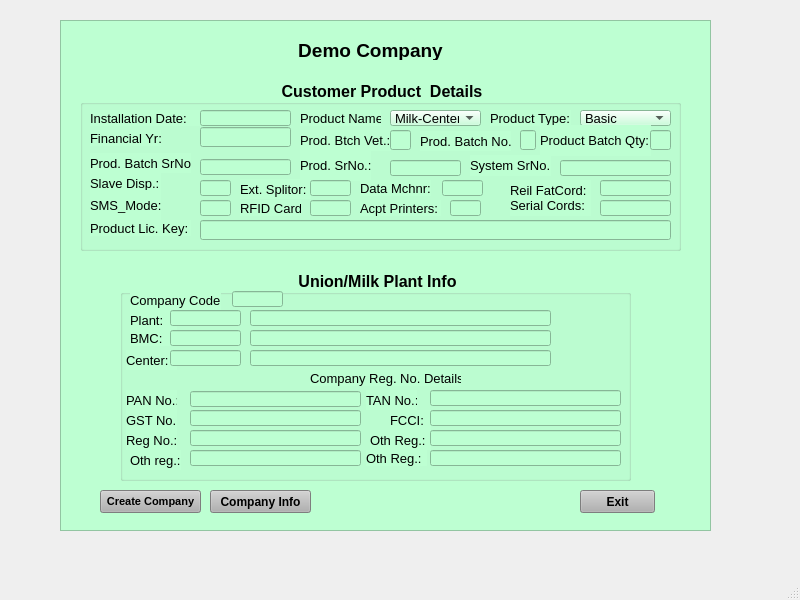
<?xml version="1.0" encoding="UTF-8"?>
<ui version="4.0">
 <class>MainWindow</class>
 <widget class="QMainWindow" name="MainWindow">
  <property name="geometry">
   <rect>
    <x>0</x>
    <y>0</y>
    <width>800</width>
    <height>600</height>
   </rect>
  </property>
  <property name="windowTitle">
   <string>MainWindow</string>
  </property>
  <widget class="QWidget" name="centralwidget">
   <widget class="QFrame" name="frame">
    <property name="geometry">
     <rect>
      <x>60</x>
      <y>20</y>
      <width>651</width>
      <height>511</height>
     </rect>
    </property>
    <property name="autoFillBackground">
     <bool>false</bool>
    </property>
    <property name="styleSheet">
     <string notr="true">background-color: rgb(121, 191, 156);
background-color: rgb(189, 255, 210);</string>
    </property>
    <property name="frameShape">
     <enum>QFrame::StyledPanel</enum>
    </property>
    <property name="frameShadow">
     <enum>QFrame::Raised</enum>
    </property>
    <widget class="QGroupBox" name="groupBox">
     <property name="geometry">
      <rect>
       <x>20</x>
       <y>60</y>
       <width>601</width>
       <height>171</height>
      </rect>
     </property>
     <property name="font">
      <font>
       <pointsize>12</pointsize>
       <weight>75</weight>
       <bold>true</bold>
      </font>
     </property>
     <property name="title">
      <string>Customer Product  Details</string>
     </property>
     <property name="alignment">
      <set>Qt::AlignCenter</set>
     </property>
     <widget class="QLabel" name="Install_date">
      <property name="geometry">
       <rect>
        <x>10</x>
        <y>30</y>
        <width>131</width>
        <height>16</height>
       </rect>
      </property>
      <property name="font">
       <font>
        <pointsize>10</pointsize>
       </font>
      </property>
      <property name="text">
       <string>Installation Date:</string>
      </property>
     </widget>
     <widget class="QLabel" name="Financialyr">
      <property name="geometry">
       <rect>
        <x>10</x>
        <y>50</y>
        <width>71</width>
        <height>16</height>
       </rect>
      </property>
      <property name="font">
       <font>
        <pointsize>10</pointsize>
       </font>
      </property>
      <property name="text">
       <string>Financial Yr:</string>
      </property>
     </widget>
     <widget class="QLabel" name="ProdBatchSrno">
      <property name="geometry">
       <rect>
        <x>10</x>
        <y>73</y>
        <width>101</width>
        <height>20</height>
       </rect>
      </property>
      <property name="font">
       <font>
        <pointsize>10</pointsize>
       </font>
      </property>
      <property name="text">
       <string>Prod. Batch SrNo.:</string>
      </property>
     </widget>
     <widget class="QLabel" name="SlaveDisp">
      <property name="geometry">
       <rect>
        <x>10</x>
        <y>93</y>
        <width>71</width>
        <height>20</height>
       </rect>
      </property>
      <property name="font">
       <font>
        <pointsize>10</pointsize>
       </font>
      </property>
      <property name="text">
       <string>Slave Disp.:</string>
      </property>
     </widget>
     <widget class="QLabel" name="SMSmode">
      <property name="geometry">
       <rect>
        <x>10</x>
        <y>110</y>
        <width>71</width>
        <height>31</height>
       </rect>
      </property>
      <property name="font">
       <font>
        <pointsize>10</pointsize>
       </font>
      </property>
      <property name="text">
       <string>SMS_Mode:</string>
      </property>
     </widget>
     <widget class="QLabel" name="ProdLicKey">
      <property name="geometry">
       <rect>
        <x>10</x>
        <y>140</y>
        <width>101</width>
        <height>16</height>
       </rect>
      </property>
      <property name="font">
       <font>
        <pointsize>10</pointsize>
       </font>
      </property>
      <property name="text">
       <string>Product Lic. Key:</string>
      </property>
     </widget>
     <widget class="QLineEdit" name="Inst_Date_text">
      <property name="geometry">
       <rect>
        <x>120</x>
        <y>30</y>
        <width>91</width>
        <height>16</height>
       </rect>
      </property>
      <property name="font">
       <font>
        <pointsize>8</pointsize>
       </font>
      </property>
      <property name="frame">
       <bool>true</bool>
      </property>
     </widget>
     <widget class="QLineEdit" name="Financial_yr_text">
      <property name="geometry">
       <rect>
        <x>120</x>
        <y>47</y>
        <width>91</width>
        <height>20</height>
       </rect>
      </property>
      <property name="font">
       <font>
        <pointsize>8</pointsize>
       </font>
      </property>
     </widget>
     <widget class="QLineEdit" name="Prod_Batch_srno_text">
      <property name="geometry">
       <rect>
        <x>120</x>
        <y>79</y>
        <width>91</width>
        <height>16</height>
       </rect>
      </property>
      <property name="font">
       <font>
        <pointsize>8</pointsize>
       </font>
      </property>
     </widget>
     <widget class="QLineEdit" name="SlaveDisp_text">
      <property name="geometry">
       <rect>
        <x>120</x>
        <y>100</y>
        <width>31</width>
        <height>16</height>
       </rect>
      </property>
     </widget>
     <widget class="QLineEdit" name="SMS_Mode_Text">
      <property name="geometry">
       <rect>
        <x>120</x>
        <y>120</y>
        <width>31</width>
        <height>16</height>
       </rect>
      </property>
     </widget>
     <widget class="QLineEdit" name="Prod_Lic_Key_text">
      <property name="geometry">
       <rect>
        <x>120</x>
        <y>140</y>
        <width>471</width>
        <height>20</height>
       </rect>
      </property>
     </widget>
     <widget class="QLabel" name="ProdName">
      <property name="geometry">
       <rect>
        <x>220</x>
        <y>30</y>
        <width>81</width>
        <height>16</height>
       </rect>
      </property>
      <property name="font">
       <font>
        <pointsize>10</pointsize>
       </font>
      </property>
      <property name="text">
       <string>Product Name:</string>
      </property>
     </widget>
     <widget class="QLabel" name="ProdBatchVet">
      <property name="geometry">
       <rect>
        <x>220</x>
        <y>50</y>
        <width>91</width>
        <height>21</height>
       </rect>
      </property>
      <property name="font">
       <font>
        <pointsize>10</pointsize>
       </font>
      </property>
      <property name="text">
       <string>Prod. Btch Vet.:</string>
      </property>
     </widget>
     <widget class="QLabel" name="ProdSrNo">
      <property name="geometry">
       <rect>
        <x>220</x>
        <y>70</y>
        <width>71</width>
        <height>31</height>
       </rect>
      </property>
      <property name="font">
       <font>
        <pointsize>10</pointsize>
       </font>
      </property>
      <property name="text">
       <string>Prod. SrNo.:</string>
      </property>
     </widget>
     <widget class="QComboBox" name="Milk_center_combo">
      <property name="geometry">
       <rect>
        <x>310</x>
        <y>30</y>
        <width>91</width>
        <height>16</height>
       </rect>
      </property>
      <property name="font">
       <font>
        <pointsize>10</pointsize>
       </font>
      </property>
      <item>
       <property name="text">
        <string>Milk-Center</string>
       </property>
      </item>
      <item>
       <property name="text">
        <string>1</string>
       </property>
      </item>
     </widget>
     <widget class="QLabel" name="ExtSplitor">
      <property name="geometry">
       <rect>
        <x>160</x>
        <y>99</y>
        <width>71</width>
        <height>20</height>
       </rect>
      </property>
      <property name="font">
       <font>
        <pointsize>10</pointsize>
       </font>
      </property>
      <property name="text">
       <string>Ext. Splitor:</string>
      </property>
     </widget>
     <widget class="QLabel" name="RFIDcard">
      <property name="geometry">
       <rect>
        <x>160</x>
        <y>120</y>
        <width>61</width>
        <height>16</height>
       </rect>
      </property>
      <property name="font">
       <font>
        <pointsize>10</pointsize>
       </font>
      </property>
      <property name="text">
       <string>RFID Card:</string>
      </property>
     </widget>
     <widget class="QLineEdit" name="lineEdit_7">
      <property name="geometry">
       <rect>
        <x>230</x>
        <y>100</y>
        <width>41</width>
        <height>16</height>
       </rect>
      </property>
     </widget>
     <widget class="QLineEdit" name="lineEdit_8">
      <property name="geometry">
       <rect>
        <x>230</x>
        <y>120</y>
        <width>41</width>
        <height>16</height>
       </rect>
      </property>
     </widget>
     <widget class="QLineEdit" name="Prod_srno_text">
      <property name="geometry">
       <rect>
        <x>310</x>
        <y>80</y>
        <width>71</width>
        <height>16</height>
       </rect>
      </property>
     </widget>
     <widget class="QLineEdit" name="ProdSrNo_text">
      <property name="geometry">
       <rect>
        <x>310</x>
        <y>50</y>
        <width>21</width>
        <height>20</height>
       </rect>
      </property>
     </widget>
     <widget class="QLabel" name="DataMchnr">
      <property name="geometry">
       <rect>
        <x>280</x>
        <y>100</y>
        <width>71</width>
        <height>16</height>
       </rect>
      </property>
      <property name="font">
       <font>
        <pointsize>10</pointsize>
       </font>
      </property>
      <property name="text">
       <string>Data Mchnr:</string>
      </property>
     </widget>
     <widget class="QLabel" name="acptPrinters">
      <property name="geometry">
       <rect>
        <x>280</x>
        <y>120</y>
        <width>81</width>
        <height>16</height>
       </rect>
      </property>
      <property name="font">
       <font>
        <pointsize>10</pointsize>
       </font>
      </property>
      <property name="text">
       <string>Acpt Printers:</string>
      </property>
     </widget>
     <widget class="QLineEdit" name="Data_Mchnr_text">
      <property name="geometry">
       <rect>
        <x>362</x>
        <y>100</y>
        <width>41</width>
        <height>16</height>
       </rect>
      </property>
     </widget>
     <widget class="QLineEdit" name="Acpt_print_text">
      <property name="geometry">
       <rect>
        <x>370</x>
        <y>120</y>
        <width>31</width>
        <height>16</height>
       </rect>
      </property>
     </widget>
     <widget class="QLabel" name="ProdBatchNo">
      <property name="geometry">
       <rect>
        <x>340</x>
        <y>51</y>
        <width>91</width>
        <height>20</height>
       </rect>
      </property>
      <property name="font">
       <font>
        <pointsize>10</pointsize>
       </font>
      </property>
      <property name="text">
       <string>Prod. Batch No.:</string>
      </property>
     </widget>
     <widget class="QLabel" name="ProdType">
      <property name="geometry">
       <rect>
        <x>410</x>
        <y>30</y>
        <width>81</width>
        <height>16</height>
       </rect>
      </property>
      <property name="font">
       <font>
        <pointsize>10</pointsize>
       </font>
      </property>
      <property name="text">
       <string>Product Type:</string>
      </property>
     </widget>
     <widget class="QComboBox" name="comboBox_2">
      <property name="geometry">
       <rect>
        <x>500</x>
        <y>30</y>
        <width>91</width>
        <height>16</height>
       </rect>
      </property>
      <property name="font">
       <font>
        <pointsize>10</pointsize>
       </font>
      </property>
      <item>
       <property name="text">
        <string>Basic</string>
       </property>
      </item>
     </widget>
     <widget class="QLineEdit" name="lineEdit_13">
      <property name="geometry">
       <rect>
        <x>440</x>
        <y>50</y>
        <width>16</width>
        <height>20</height>
       </rect>
      </property>
     </widget>
     <widget class="QLabel" name="label_17">
      <property name="geometry">
       <rect>
        <x>460</x>
        <y>45</y>
        <width>111</width>
        <height>31</height>
       </rect>
      </property>
      <property name="font">
       <font>
        <pointsize>10</pointsize>
       </font>
      </property>
      <property name="text">
       <string>Product Batch Qty:</string>
      </property>
     </widget>
     <widget class="QLineEdit" name="lineEdit_14">
      <property name="geometry">
       <rect>
        <x>570</x>
        <y>50</y>
        <width>21</width>
        <height>20</height>
       </rect>
      </property>
     </widget>
     <widget class="QLabel" name="SystemSrNo">
      <property name="geometry">
       <rect>
        <x>390</x>
        <y>75</y>
        <width>81</width>
        <height>21</height>
       </rect>
      </property>
      <property name="font">
       <font>
        <pointsize>10</pointsize>
       </font>
      </property>
      <property name="text">
       <string>System SrNo.:</string>
      </property>
     </widget>
     <widget class="QLineEdit" name="sys_srno_text">
      <property name="geometry">
       <rect>
        <x>480</x>
        <y>80</y>
        <width>111</width>
        <height>16</height>
       </rect>
      </property>
     </widget>
     <widget class="QLabel" name="ReilFatCord">
      <property name="geometry">
       <rect>
        <x>430</x>
        <y>100</y>
        <width>81</width>
        <height>20</height>
       </rect>
      </property>
      <property name="font">
       <font>
        <pointsize>10</pointsize>
       </font>
      </property>
      <property name="text">
       <string>Reil FatCord:</string>
      </property>
     </widget>
     <widget class="QLabel" name="SerialCords">
      <property name="geometry">
       <rect>
        <x>430</x>
        <y>115</y>
        <width>81</width>
        <height>21</height>
       </rect>
      </property>
      <property name="font">
       <font>
        <pointsize>10</pointsize>
       </font>
      </property>
      <property name="text">
       <string>Serial Cords:</string>
      </property>
     </widget>
     <widget class="QLineEdit" name="Reil_Fat_cord_text">
      <property name="geometry">
       <rect>
        <x>520</x>
        <y>100</y>
        <width>71</width>
        <height>16</height>
       </rect>
      </property>
     </widget>
     <widget class="QLineEdit" name="SerialCord_text">
      <property name="geometry">
       <rect>
        <x>520</x>
        <y>120</y>
        <width>71</width>
        <height>16</height>
       </rect>
      </property>
     </widget>
    </widget>
    <widget class="QLabel" name="label">
     <property name="geometry">
      <rect>
       <x>220</x>
       <y>20</y>
       <width>181</width>
       <height>20</height>
      </rect>
     </property>
     <property name="font">
      <font>
       <pointsize>14</pointsize>
       <weight>75</weight>
       <bold>true</bold>
      </font>
     </property>
     <property name="text">
      <string>Demo Company</string>
     </property>
     <property name="alignment">
      <set>Qt::AlignCenter</set>
     </property>
    </widget>
    <widget class="QGroupBox" name="groupBox_2">
     <property name="geometry">
      <rect>
       <x>60</x>
       <y>250</y>
       <width>511</width>
       <height>211</height>
      </rect>
     </property>
     <property name="font">
      <font>
       <pointsize>12</pointsize>
       <weight>75</weight>
       <bold>true</bold>
      </font>
     </property>
     <property name="title">
      <string>Union/Milk Plant Info</string>
     </property>
     <property name="alignment">
      <set>Qt::AlignCenter</set>
     </property>
     <widget class="QLabel" name="CompCode">
      <property name="geometry">
       <rect>
        <x>10</x>
        <y>20</y>
        <width>91</width>
        <height>21</height>
       </rect>
      </property>
      <property name="font">
       <font>
        <pointsize>10</pointsize>
       </font>
      </property>
      <property name="text">
       <string>Company Code:</string>
      </property>
     </widget>
     <widget class="QLabel" name="Plant">
      <property name="geometry">
       <rect>
        <x>10</x>
        <y>40</y>
        <width>47</width>
        <height>21</height>
       </rect>
      </property>
      <property name="font">
       <font>
        <pointsize>10</pointsize>
       </font>
      </property>
      <property name="text">
       <string>Plant:</string>
      </property>
     </widget>
     <widget class="QLabel" name="BMC">
      <property name="geometry">
       <rect>
        <x>10</x>
        <y>60</y>
        <width>47</width>
        <height>16</height>
       </rect>
      </property>
      <property name="font">
       <font>
        <pointsize>10</pointsize>
       </font>
      </property>
      <property name="text">
       <string>BMC:</string>
      </property>
     </widget>
     <widget class="QLabel" name="Center">
      <property name="geometry">
       <rect>
        <x>6</x>
        <y>80</y>
        <width>51</width>
        <height>20</height>
       </rect>
      </property>
      <property name="font">
       <font>
        <pointsize>10</pointsize>
       </font>
      </property>
      <property name="text">
       <string>Center:</string>
      </property>
     </widget>
     <widget class="QLineEdit" name="Comp_code_text">
      <property name="geometry">
       <rect>
        <x>112</x>
        <y>21</y>
        <width>51</width>
        <height>16</height>
       </rect>
      </property>
     </widget>
     <widget class="QLineEdit" name="plant1_text">
      <property name="geometry">
       <rect>
        <x>50</x>
        <y>40</y>
        <width>71</width>
        <height>16</height>
       </rect>
      </property>
     </widget>
     <widget class="QLineEdit" name="BMC1_text">
      <property name="geometry">
       <rect>
        <x>50</x>
        <y>60</y>
        <width>71</width>
        <height>16</height>
       </rect>
      </property>
     </widget>
     <widget class="QLineEdit" name="Center1_text">
      <property name="geometry">
       <rect>
        <x>50</x>
        <y>80</y>
        <width>71</width>
        <height>16</height>
       </rect>
      </property>
     </widget>
     <widget class="QLineEdit" name="Plant2_text">
      <property name="geometry">
       <rect>
        <x>130</x>
        <y>40</y>
        <width>301</width>
        <height>16</height>
       </rect>
      </property>
     </widget>
     <widget class="QLineEdit" name="BMC2_text">
      <property name="geometry">
       <rect>
        <x>130</x>
        <y>60</y>
        <width>301</width>
        <height>16</height>
       </rect>
      </property>
     </widget>
     <widget class="QLineEdit" name="Center2_text">
      <property name="geometry">
       <rect>
        <x>130</x>
        <y>80</y>
        <width>301</width>
        <height>16</height>
       </rect>
      </property>
     </widget>
     <widget class="QLabel" name="CompRegDetail">
      <property name="geometry">
       <rect>
        <x>190</x>
        <y>100</y>
        <width>151</width>
        <height>16</height>
       </rect>
      </property>
      <property name="font">
       <font>
        <pointsize>10</pointsize>
       </font>
      </property>
      <property name="text">
       <string>Company Reg. No. Details</string>
      </property>
     </widget>
     <widget class="QLabel" name="PANno">
      <property name="geometry">
       <rect>
        <x>6</x>
        <y>120</y>
        <width>51</width>
        <height>20</height>
       </rect>
      </property>
      <property name="font">
       <font>
        <pointsize>10</pointsize>
       </font>
      </property>
      <property name="text">
       <string>PAN No.:</string>
      </property>
     </widget>
     <widget class="QLabel" name="GSTno">
      <property name="geometry">
       <rect>
        <x>6</x>
        <y>140</y>
        <width>51</width>
        <height>20</height>
       </rect>
      </property>
      <property name="font">
       <font>
        <pointsize>10</pointsize>
       </font>
      </property>
      <property name="text">
       <string>GST No.:</string>
      </property>
     </widget>
     <widget class="QLabel" name="RegNo">
      <property name="geometry">
       <rect>
        <x>6</x>
        <y>160</y>
        <width>51</width>
        <height>20</height>
       </rect>
      </property>
      <property name="font">
       <font>
        <pointsize>10</pointsize>
       </font>
      </property>
      <property name="text">
       <string>Reg No.:</string>
      </property>
     </widget>
     <widget class="QLabel" name="Othreg2">
      <property name="geometry">
       <rect>
        <x>10</x>
        <y>180</y>
        <width>51</width>
        <height>20</height>
       </rect>
      </property>
      <property name="font">
       <font>
        <pointsize>10</pointsize>
       </font>
      </property>
      <property name="text">
       <string>Oth reg.:</string>
      </property>
     </widget>
     <widget class="QLineEdit" name="PAN_text">
      <property name="geometry">
       <rect>
        <x>70</x>
        <y>121</y>
        <width>171</width>
        <height>16</height>
       </rect>
      </property>
     </widget>
     <widget class="QLineEdit" name="GST_text">
      <property name="geometry">
       <rect>
        <x>70</x>
        <y>140</y>
        <width>171</width>
        <height>16</height>
       </rect>
      </property>
     </widget>
     <widget class="QLineEdit" name="Reg_text">
      <property name="geometry">
       <rect>
        <x>70</x>
        <y>160</y>
        <width>171</width>
        <height>16</height>
       </rect>
      </property>
     </widget>
     <widget class="QLineEdit" name="Oth_reg2_text">
      <property name="geometry">
       <rect>
        <x>70</x>
        <y>180</y>
        <width>171</width>
        <height>16</height>
       </rect>
      </property>
     </widget>
     <widget class="QLabel" name="TANno">
      <property name="geometry">
       <rect>
        <x>246</x>
        <y>120</y>
        <width>51</width>
        <height>20</height>
       </rect>
      </property>
      <property name="font">
       <font>
        <pointsize>10</pointsize>
       </font>
      </property>
      <property name="text">
       <string>TAN No.:</string>
      </property>
     </widget>
     <widget class="QLabel" name="FCCI">
      <property name="geometry">
       <rect>
        <x>270</x>
        <y>140</y>
        <width>41</width>
        <height>20</height>
       </rect>
      </property>
      <property name="font">
       <font>
        <pointsize>10</pointsize>
       </font>
      </property>
      <property name="text">
       <string>FCCI:</string>
      </property>
     </widget>
     <widget class="QLabel" name="OthReg1">
      <property name="geometry">
       <rect>
        <x>250</x>
        <y>160</y>
        <width>61</width>
        <height>20</height>
       </rect>
      </property>
      <property name="font">
       <font>
        <pointsize>10</pointsize>
       </font>
      </property>
      <property name="text">
       <string>Oth Reg.:</string>
      </property>
     </widget>
     <widget class="QLabel" name="OthReg3">
      <property name="geometry">
       <rect>
        <x>246</x>
        <y>180</y>
        <width>61</width>
        <height>16</height>
       </rect>
      </property>
      <property name="font">
       <font>
        <pointsize>10</pointsize>
       </font>
      </property>
      <property name="text">
       <string>Oth Reg.:</string>
      </property>
     </widget>
     <widget class="QLineEdit" name="lineEdit_29">
      <property name="geometry">
       <rect>
        <x>310</x>
        <y>120</y>
        <width>191</width>
        <height>16</height>
       </rect>
      </property>
     </widget>
     <widget class="QLineEdit" name="FCCI_text">
      <property name="geometry">
       <rect>
        <x>310</x>
        <y>140</y>
        <width>191</width>
        <height>16</height>
       </rect>
      </property>
     </widget>
     <widget class="QLineEdit" name="Oth_reg_1_text">
      <property name="geometry">
       <rect>
        <x>310</x>
        <y>160</y>
        <width>191</width>
        <height>16</height>
       </rect>
      </property>
     </widget>
     <widget class="QLineEdit" name="Oth_reg3_text">
      <property name="geometry">
       <rect>
        <x>310</x>
        <y>180</y>
        <width>191</width>
        <height>16</height>
       </rect>
      </property>
     </widget>
    </widget>
    <widget class="QPushButton" name="create_comp">
     <property name="geometry">
      <rect>
       <x>40</x>
       <y>470</y>
       <width>101</width>
       <height>23</height>
      </rect>
     </property>
     <property name="font">
      <font>
       <pointsize>8</pointsize>
       <weight>75</weight>
       <bold>true</bold>
      </font>
     </property>
     <property name="styleSheet">
      <string notr="true">background-color: rgb(177, 177, 177);</string>
     </property>
     <property name="text">
      <string>Create Company</string>
     </property>
    </widget>
    <widget class="QPushButton" name="comp_info">
     <property name="geometry">
      <rect>
       <x>150</x>
       <y>470</y>
       <width>101</width>
       <height>23</height>
      </rect>
     </property>
     <property name="font">
      <font>
       <weight>75</weight>
       <bold>true</bold>
      </font>
     </property>
     <property name="styleSheet">
      <string notr="true">background-color: rgb(176, 255, 183);
background-color: rgb(177, 177, 177);</string>
     </property>
     <property name="text">
      <string>Company Info</string>
     </property>
    </widget>
    <widget class="QPushButton" name="Exit">
     <property name="geometry">
      <rect>
       <x>520</x>
       <y>470</y>
       <width>75</width>
       <height>23</height>
      </rect>
     </property>
     <property name="font">
      <font>
       <weight>75</weight>
       <bold>true</bold>
      </font>
     </property>
     <property name="styleSheet">
      <string notr="true">background-color: rgb(177, 177, 177);</string>
     </property>
     <property name="text">
      <string>Exit</string>
     </property>
    </widget>
   </widget>
  </widget>
  <widget class="QMenuBar" name="menubar">
   <property name="geometry">
    <rect>
     <x>0</x>
     <y>0</y>
     <width>800</width>
     <height>21</height>
    </rect>
   </property>
  </widget>
  <widget class="QStatusBar" name="statusbar"/>
 </widget>
 <resources/>
 <connections/>
</ui>
